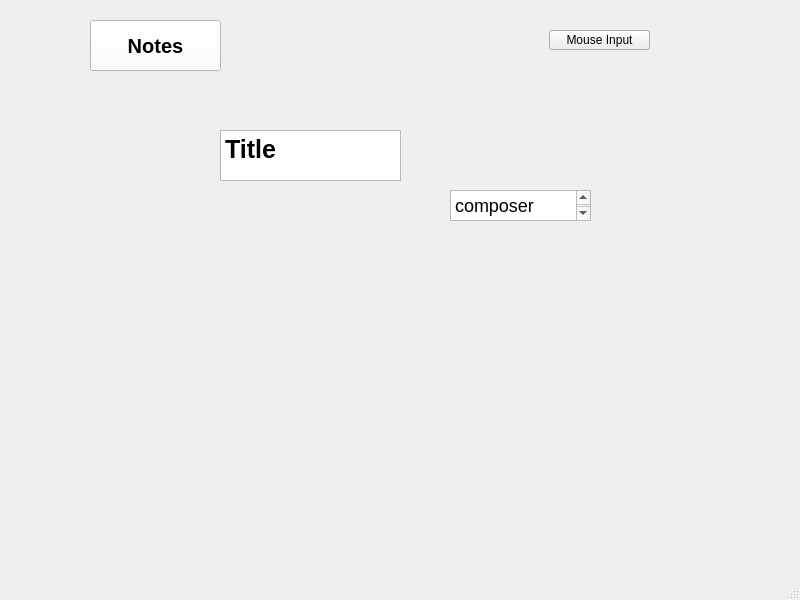
<?xml version="1.0" encoding="UTF-8"?>
<ui version="4.0">
 <class>ScoreLauncher</class>
 <widget class="QMainWindow" name="ScoreLauncher">
  <property name="geometry">
   <rect>
    <x>0</x>
    <y>0</y>
    <width>800</width>
    <height>600</height>
   </rect>
  </property>
  <property name="windowTitle">
   <string>MainWindow</string>
  </property>
  <widget class="QWidget" name="centralwidget">
   <widget class="QWidget" name="toolkits" native="true">
    <property name="geometry">
     <rect>
      <x>90</x>
      <y>20</y>
      <width>561</width>
      <height>101</height>
     </rect>
    </property>
    <property name="styleSheet">
     <string notr="true"/>
    </property>
    <widget class="QPushButton" name="pushButton">
     <property name="geometry">
      <rect>
       <x>0</x>
       <y>0</y>
       <width>131</width>
       <height>51</height>
      </rect>
     </property>
     <property name="styleSheet">
      <string notr="true">font:bold 20px; background:white</string>
     </property>
     <property name="text">
      <string>Notes</string>
     </property>
    </widget>
    <widget class="QWidget" name="toolkitContents" native="true">
     <property name="geometry">
      <rect>
       <x>0</x>
       <y>50</y>
       <width>561</width>
       <height>51</height>
      </rect>
     </property>
     <property name="styleSheet">
      <string notr="true"/>
     </property>
    </widget>
    <widget class="QPushButton" name="pushButton_2">
     <property name="geometry">
      <rect>
       <x>459</x>
       <y>10</y>
       <width>101</width>
       <height>20</height>
      </rect>
     </property>
     <property name="text">
      <string>Mouse Input</string>
     </property>
    </widget>
   </widget>
   <widget class="QPlainTextEdit" name="titleBox">
    <property name="geometry">
     <rect>
      <x>220</x>
      <y>130</y>
      <width>181</width>
      <height>51</height>
     </rect>
    </property>
    <property name="styleSheet">
     <string notr="true">font:bold 25px; </string>
    </property>
    <property name="plainText">
     <string>Title</string>
    </property>
   </widget>
   <widget class="QPlainTextEdit" name="composerBox">
    <property name="geometry">
     <rect>
      <x>450</x>
      <y>190</y>
      <width>141</width>
      <height>31</height>
     </rect>
    </property>
    <property name="styleSheet">
     <string notr="true">font:18px</string>
    </property>
    <property name="plainText">
     <string>composer</string>
    </property>
   </widget>
  </widget>
  <widget class="QMenuBar" name="menubar">
   <property name="geometry">
    <rect>
     <x>0</x>
     <y>0</y>
     <width>800</width>
     <height>17</height>
    </rect>
   </property>
  </widget>
  <widget class="QStatusBar" name="statusbar"/>
 </widget>
 <resources/>
 <connections/>
</ui>
